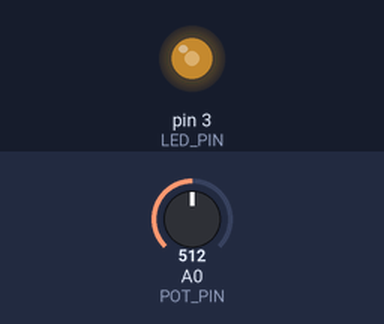
The sketch below on a simulated Arduino Uno, built with avr-gcc and run on an emulated ATmega328P. Shown: output pins drawn as LEDs (lit = HIGH). The inputs (shaded band) are chosen by the test bench; at power-on: A0 (POT_PIN) = 512.

Above: at 1.2 s.
1.3 s: A0 (POT_PIN) set to 716
At 2.0 s:
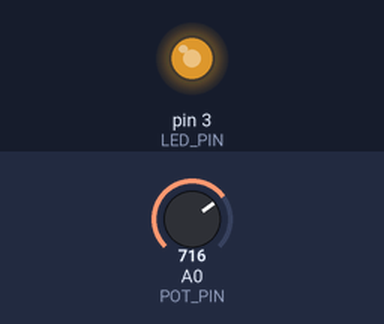
2.8 s: A0 (POT_PIN) set to 810
At 3.4 s:
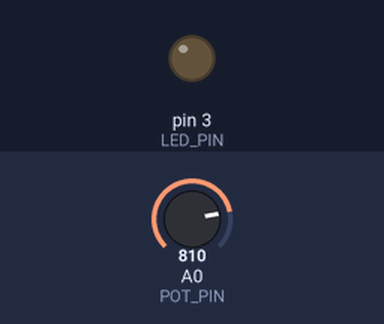
4.4 s: A0 (POT_PIN) set to 122
At 5.5 s:
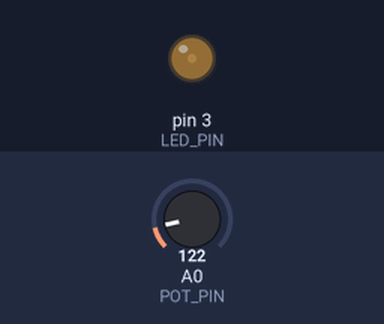
5.9 s: A0 (POT_PIN) set to 0
At 6.7 s:
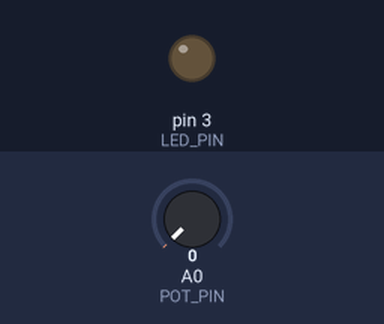
7.4 s: A0 (POT_PIN) set to 3
8.9 s: A0 (POT_PIN) set to 6
At 9.2 s:
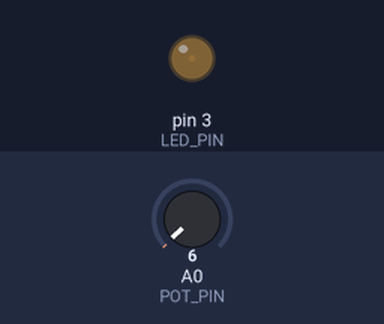
Timing chart, 0 to 11.4 s (numbered marks = the images above; inputs shaded):
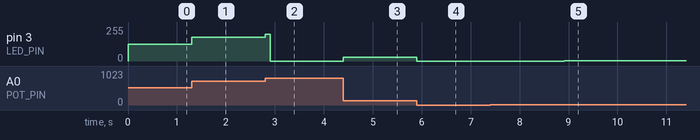

The sketch:

sketch_apr01b.ino
```cpp
    int LED_PIN = 3;
    int POT_PIN = A0;

    void setup() {
        pinMode(LED_PIN, OUTPUT);
    }

    void loop() {
    int potValue = analogRead(POT_PIN);

    while ( potValue <= 800 ) { // Condition for adjusting brightness
        potValue = analogRead(POT_PIN);
        int brightness = map(potValue, 0, 1023, 0, 255);
        analogWrite(LED_PIN, brightness);
        delay(100);
    }

    digitalWrite(LED_PIN, LOW); // Turn off LED when condition is met
    }
```

Measured:
- after the input at 1.3 s, pin 3 (LED_PIN): 127/255 → 178/255 at once
- after the input at 2.8 s, pin 3 (LED_PIN): 178/255 → 201/255 at once, → 0/255 0.10 s later
- after the input at 4.4 s, pin 3 (LED_PIN): 0/255 → 30/255 at once
- after the input at 5.9 s, pin 3 (LED_PIN): 30/255 → 0/255 at once
- after the input at 7.4 s, every drawn part: stays the same
- after the input at 8.9 s, pin 3 (LED_PIN): 0/255 → 1/255 at once
